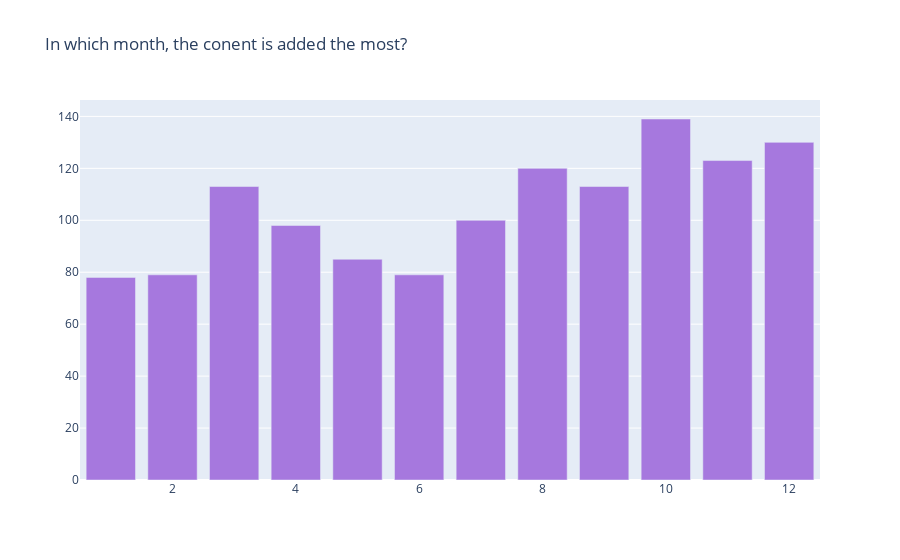

Write notebook code for a chart like this one.
### Markdown cell above
In which month, the conent is added the most?

### Code cell
col = 'month_added'
vc1 = d1[col].value_counts().reset_index()
vc1 = vc1.rename(columns = {col : "count", "index" : col})
vc1['percent'] = vc1['count'].apply(lambda x : 100*x/sum(vc1['count']))
vc1 = vc1.sort_values(col)

trace1 = go.Bar(x=vc1[col], y=vc1["count"], name="TV Shows", marker=dict(color="#a678de"))
data = [trace1]
layout = go.Layout(title="In which month, the conent is added the most?", legend=dict(x=0.1, y=1.1, orientation="h"))
fig = go.Figure(data, layout=layout)
fig.show()

### Figure 1 — Plotly figure (JSON) as saved in the notebook; plotly's stock layout.template omitted (floating-point values rounded to 4 significant figures)
{"data": [{"marker": {"color": "#a678de"}, "name": "TV Shows", "type": "bar", "x": [1, 2, 3, 4, 5, 6, 7, 8, 9, 10, 11, 12], "y": [78, 79, 113, 98, 85, 79, 100, 120, 113, 139, 123, 130]}], "layout": {"legend": {"orientation": "h", "x": 0.1, "y": 1.1}, "title": {"text": "In which month, the conent is added the most?"}}}
